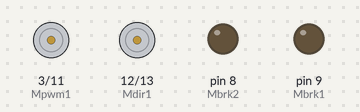
The sketch below on a simulated Arduino Uno, built with avr-gcc and run on an emulated ATmega328P. Parts: motor-driver pin pairs drawn as motors (green arrow = first pin HIGH = forward, orange = second pin HIGH = backward, longer = more drive), output pins drawn as LEDs (lit = HIGH).

Above: at 0.5 s.
At 2.7 s:
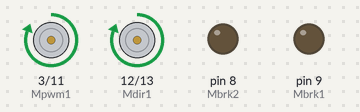
At 4.7 s:
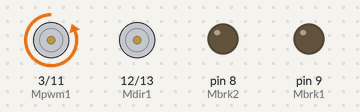
At 8.9 s:
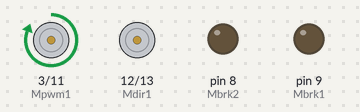
Timing chart, 0 to 9.6 s (numbered marks = the images above):
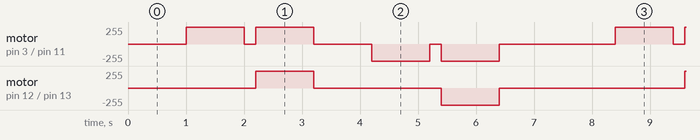

Measured:
- by itself, motor on pin 12 (Mdir1) / pin 13 (Mdir2): repeats every 7.4 s: stopped 2.2 s, backward 255/255 1.0 s, stopped 3.2 s, forward 255/255 1.0 s
- by itself, motor on pin 3 (Mpwm1) / pin 11 (Mpwm2): repeats every 7.4 s: stopped 0.20 s, forward 255/255 1.0 s, stopped 1.0 s, backward 255/255 1.0 s, stopped 0.20 s, backward 255/255 1.0 s, stopped 2.0 s, forward 255/255 1.0 s

The sketch:

Motor_test.ino
```cpp
//
// Basic operating test Motor shield P3
//

// These are the connection for a motor shield P3
int Mdir1 = 12;
int Mpwm1 = 3;
int Mbrk1 = 9;
int Mdir2 = 13;
int Mpwm2 = 11;
int Mbrk2 = 8;

void setup() {

  pinMode(Mdir1, OUTPUT);
  pinMode(Mpwm1, OUTPUT);
  pinMode(Mbrk1, OUTPUT);
  pinMode(Mdir2, OUTPUT);
  pinMode(Mpwm2, OUTPUT);
  pinMode(Mbrk2, OUTPUT);

  digitalWrite(Mdir1, LOW);
  digitalWrite(Mpwm1, LOW);
  digitalWrite(Mdir2, LOW);
  digitalWrite(Mpwm2, LOW);

  digitalWrite(Mbrk1, LOW);
  digitalWrite(Mbrk2, LOW);


}

void mot1(int on,int dir)
{ digitalWrite(Mpwm1, on ? HIGH : LOW );
  digitalWrite(Mdir1, dir ? HIGH : LOW);
}

void mot2(int on,int dir)
{ digitalWrite(Mpwm2, on ? HIGH : LOW );
  digitalWrite(Mdir2, dir ? HIGH : LOW);
}


void loop()
{
  delay(1000);
  mot1(1,0);
  delay(1000);
  mot1(0,0);
  delay(200);
  mot1(1,1);
  delay(1000);
  mot1(0,0);
  delay(1000);
  mot2(1,0);
  delay(1000);
  mot2(0,0);
  delay(200);
  mot2(1,1);
  delay(1000);
  mot2(0,0);
  delay(1000);

}
```
